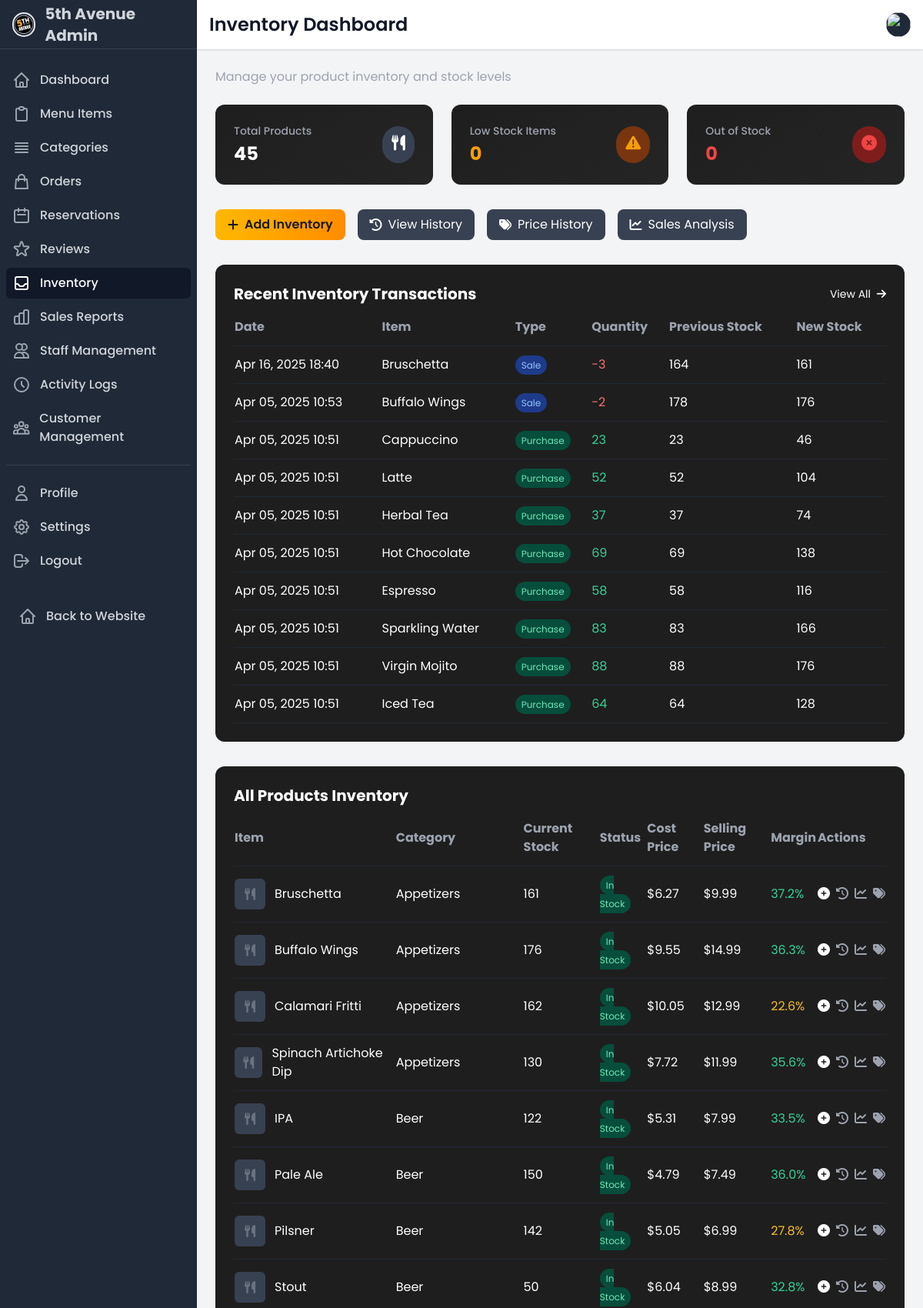
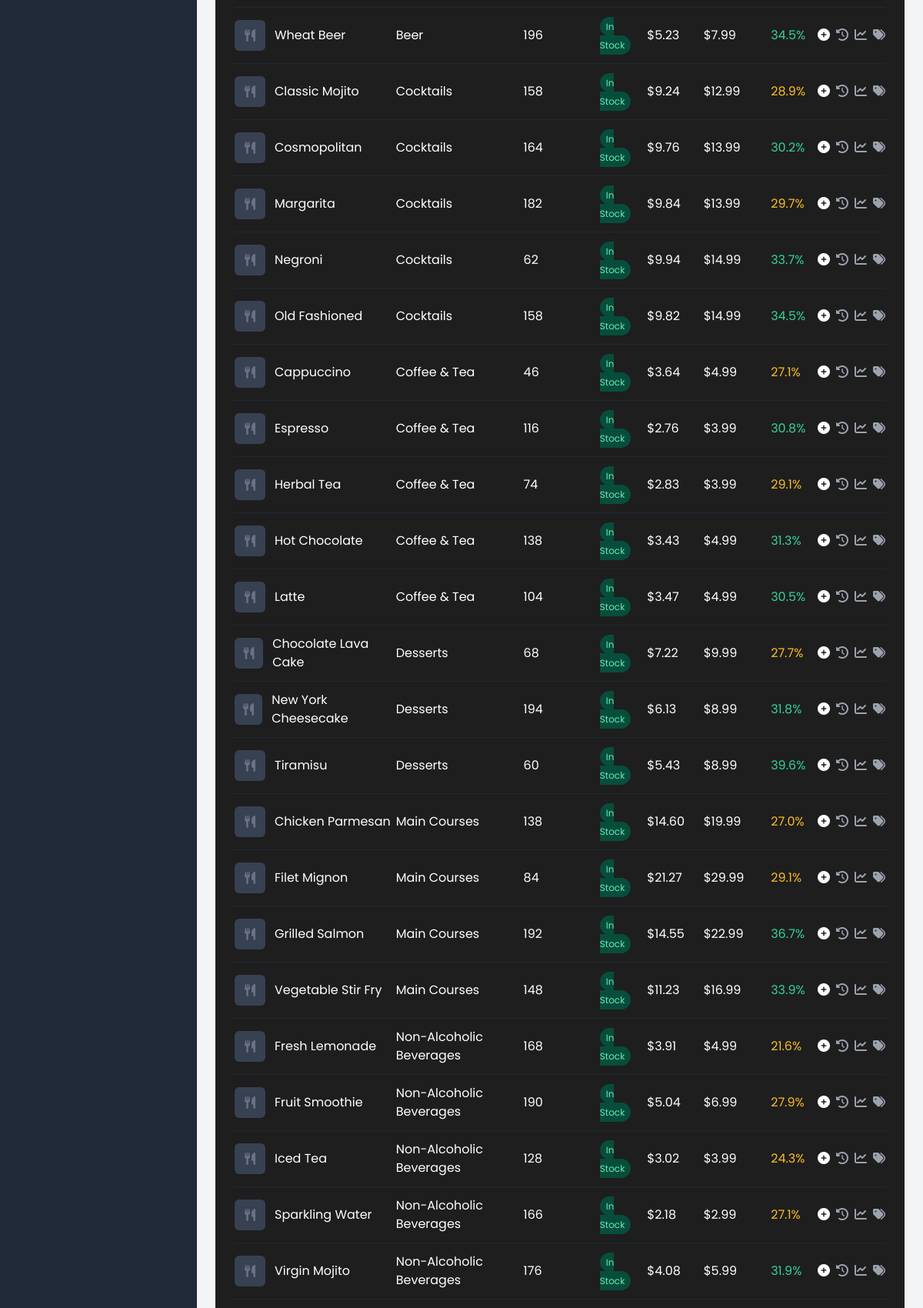
The page /dashboard/inventory/ (signed in, upper part) on the database its author committed (2 pictures, top to bottom).
### ecommerce/models.py (models this page shows, shortened)
class InventoryTransaction(models.Model):
    TRANSACTION_TYPES = [
        ('PURCHASE', 'Purchase'),
        ('SALE', 'Sale'),
        ('ADJUSTMENT', 'Adjustment'),
        ('RETURN', 'Return'),
        ('WASTE', 'Waste/Loss'),
        ('INITIAL', 'Initial Stock')
    ]
    menu_item = models.ForeignKey(MenuItem, on_delete=models.CASCADE, related_name='inventory_transactions')
    transaction_type = models.CharField(max_length=20, choices=TRANSACTION_TYPES)
    quantity = models.IntegerField(help_text='Positive for additions, negative for reductions')
    unit_price = models.DecimalField(max_digits=10, decimal_places=2, null=True, blank=True)
    total_price = models.DecimalField(max_digits=10, decimal_places=2, null=True, blank=True)
    reference = models.CharField(max_length=100, blank=True, help_text='Order number, invoice number, etc.')
    notes = models.TextField(blank=True)
    created_by = models.ForeignKey(User, on_delete=models.SET_NULL, null=True, blank=True)
    created_at = models.DateTimeField(auto_now_add=True)
    previous_stock = models.PositiveIntegerField(default=0)
    new_stock = models.PositiveIntegerField(default=0)
    class Meta:
        ordering = ['-created_at']

class MenuItem(models.Model):
    category = models.ForeignKey(Category, on_delete=models.SET_NULL, related_name='menu_items', null=True, blank=True)
    name = models.CharField(max_length=100)
    description = models.TextField()
    price = models.DecimalField(max_digits=10, decimal_places=2)
    image = models.ImageField(upload_to='menu_items/')
    is_available = models.BooleanField(default=True)
    is_featured = models.BooleanField(default=False)
    is_vegetarian = models.BooleanField(default=False)
    spice_level = models.PositiveSmallIntegerField(
        validators=[MinValueValidator(0), MaxValueValidator(5)],
        default=0
    )
    current_stock = models.PositiveIntegerField(default=0)
    stock_alert_threshold = models.PositiveIntegerField(default=10)
    cost_price = models.DecimalField(max_digits=10, decimal_places=2, default=0)
    created_at = models.DateTimeField(auto_now_add=True)
    updated_at = models.DateTimeField(auto_now=True)
    class Meta:
        ordering = ['category', 'name']
    @property
    def profit_margin(self):
        if self.cost_price > 0:
            return ((self.price - self.cost_price) / self.price) * 100
        return 0

class Category(models.Model):
    name = models.CharField(max_length=100)
    description = models.TextField(blank=True)
    image = models.ImageField(upload_to='categories/', blank=True)
    is_active = models.BooleanField(default=True)
    created_at = models.DateTimeField(auto_now_add=True)
    updated_at = models.DateTimeField(auto_now=True)
    class Meta:
        verbose_name_plural = 'Categories'
        ordering = ['name']

### ecommerce/inventory.py (the view)
# urls.py: path('dashboard/inventory/', inventory_dashboard, name='inventory_dashboard'),
@login_required
def inventory_dashboard(request):
    menu_items = MenuItem.objects.all().order_by('category__name', 'name')
    low_stock_items = menu_items.filter(current_stock__lt=F('stock_alert_threshold'), current_stock__gt=0)
    out_of_stock_items = menu_items.filter(current_stock=0)
    recent_transactions = InventoryTransaction.objects.select_related('menu_item').order_by('-created_at')[:10]
    total_inventory_value = sum(item.current_stock * item.cost_price for item in menu_items)
    context = {
        'menu_items': menu_items,
        'low_stock_items': low_stock_items,
        'out_of_stock_items': out_of_stock_items,
        'recent_transactions': recent_transactions,
        'total_inventory_value': total_inventory_value,
        'active_section': 'inventory'
    }
    return render(request, 'accounts/inventory_dashboard.html', context)

### ecommerce/context_processors.py (called while the page is built)
def cart_processor(request):
    return {
        'cart_count': get_cart_count(request)
    }

### ecommerce/views.py (called while the page is built)
def get_cart_count(request):
    if request.user.is_authenticated:
        try:
            cart = Cart.objects.get(user=request.user)
            return sum(item.quantity for item in cart.cart_items.all())
        except Cart.DoesNotExist:
            return 0
    else:
        cart = request.session.get('cart', {})
        return sum(cart.values())

### templates/accounts/inventory_dashboard.html (shortened to what this page needs)
{% extends 'accounts/dashboard_base.html' %}
{% load math_filters %}
{% block page_title %}Inventory Dashboard{% endblock page_title %}
{% block page_subtitle %}Manage your product inventory and stock levels{% endblock page_subtitle %}
{% block content %}
<div class="space-y-8">
    <div class="grid grid-cols-1 md:grid-cols-3 gap-6">
        <div class="stat-card p-6 rounded-lg">
            <div class="flex items-center justify-between">
                <div>
                    <h3 class="text-gray-400 text-sm font-medium">Total Products</h3>
                    <p class="text-2xl font-bold mt-1">{{ menu_items.count }}</p>
                </div>
                <div class="bg-gray-700 p-3 rounded-full">
                    <i class="fas fa-utensils text-food-gold text-xl"></i>
                </div>
            </div>
        </div>
        <div class="stat-card p-6 rounded-lg">
            <div class="flex items-center justify-between">
                <div>
                    <h3 class="text-gray-400 text-sm font-medium">Low Stock Items</h3>
                    <p class="text-2xl font-bold mt-1 text-yellow-500">{{ low_stock_items.count }}</p>
                </div>
                <div class="bg-yellow-900 p-3 rounded-full">
                    <i class="fas fa-exclamation-triangle text-yellow-500 text-xl"></i>
                </div>
            </div>
        </div>
        <div class="stat-card p-6 rounded-lg">
            <div class="flex items-center justify-between">
                <div>
                    <h3 class="text-gray-400 text-sm font-medium">Out of Stock</h3>
                    <p class="text-2xl font-bold mt-1 text-red-500">{{ out_of_stock_items.count }}</p>
                </div>
                <div class="bg-red-900 p-3 rounded-full">
                    <i class="fas fa-times-circle text-red-500 text-xl"></i>
                </div>
            </div>
        </div>
    </div>
    <div class="flex flex-wrap gap-4">
        <a href="{% url 'add_inventory' %}" class="btn-primary px-4 py-2 rounded-lg flex items-center">
            <i class="fas fa-plus mr-2"></i> Add Inventory
        </a>
        <a href="{% url 'inventory_history' %}" class="bg-gray-700 hover:bg-gray-600 text-white px-4 py-2 rounded-lg flex items-center">
            <i class="fas fa-history mr-2"></i> View History
        </a>
        <a href="{% url 'price_history' %}" class="bg-gray-700 hover:bg-gray-600 text-white px-4 py-2 rounded-lg flex items-center">
            <i class="fas fa-tags mr-2"></i> Price History
        </a>
        <a href="{% url 'sales_dashboard' %}" class="bg-gray-700 hover:bg-gray-600 text-white px-4 py-2 rounded-lg flex items-center">
            <i class="fas fa-chart-line mr-2"></i> Sales Analysis
        </a>
    </div>
    <div class="card p-6">
        <div class="flex justify-between items-center mb-4">
            <h2 class="text-xl font-bold">Recent Inventory Transactions</h2>
            <a href="{% url 'inventory_history' %}" class="text-food-gold hover:text-food-gold-light text-sm">
                View All <i class="fas fa-arrow-right ml-1"></i>
            </a>
        </div>
        <div class="overflow-x-auto">
            <table class="w-full">
                <thead>
                    <tr class="text-left text-gray-400 border-b border-gray-800">
                        <th class="pb-3">Date</th>
                        <th class="pb-3">Item</th>
                        <th class="pb-3">Type</th>
                        <th class="pb-3">Quantity</th>
                        <th class="pb-3">Previous Stock</th>
                        <th class="pb-3">New Stock</th>
                    </tr>
                </thead>
                <tbody>
                    {% for transaction in recent_transactions %}
                    <tr class="border-b border-gray-800">
                        <td class="py-3">{{ transaction.created_at|date:"M d, Y H:i" }}</td>
                        <td class="py-3">{{ transaction.menu_item.name }}</td>
                        <td class="py-3">
                            {% if transaction.transaction_type == 'PURCHASE' %}
                            <span class="bg-green-900 text-green-300 text-xs px-2 py-1 rounded-full">Purchase</span>
                            {% elif transaction.transaction_type == 'SALE' %}
                            <span class="bg-blue-900 text-blue-300 text-xs px-2 py-1 rounded-full">Sale</span>
                            {% elif transaction.transaction_type == 'ADJUSTMENT' %}
                            <span class="bg-purple-900 text-purple-300 text-xs px-2 py-1 rounded-full">Adjustment</span>
                            {% elif transaction.transaction_type == 'WASTE' %}
                            <span class="bg-red-900 text-red-300 text-xs px-2 py-1 rounded-full">Waste</span>
                            {% elif transaction.transaction_type == 'RETURN' %}
                            <span class="bg-yellow-900 text-yellow-300 text-xs px-2 py-1 rounded-full">Return</span>
                            {% else %}
                            <span class="bg-gray-700 text-gray-300 text-xs px-2 py-1 rounded-full">{{ transaction.transaction_type }}</span>
                            {% endif %}
                        </td>
                        <td class="py-3 {% if transaction.quantity < 0 %}text-red-400{% else %}text-green-400{% endif %}">
                            {{ transaction.quantity }}
                        </td>
                        <td class="py-3">{{ transaction.previous_stock }}</td>
                        <td class="py-3">{{ transaction.new_stock }}</td>
                    </tr>
                    {% empty %}
                    <tr>
                        <td colspan="6" class="py-4 text-center text-gray-500">No recent transactions found</td>
                    </tr>
                    {% endfor %}
                </tbody>
            </table>
        </div>
    </div>
    <div class="card p-6">
        <h2 class="text-xl font-bold mb-4">All Products Inventory</h2>
        <div class="overflow-x-auto">
            <table class="w-full">
                <thead>
                    <tr class="text-left text-gray-400 border-b border-gray-800">
                        <th class="pb-3">Item</th>
                        <th class="pb-3">Category</th>
                        <th class="pb-3">Current Stock</th>
                        <th class="pb-3">Status</th>
                        <th class="pb-3">Cost Price</th>
                        <th class="pb-3">Selling Price</th>
                        <th class="pb-3">Margin</th>
                        <th class="pb-3">Actions</th>
                    </tr>
                </thead>
                <tbody>
                    {% for item in menu_items %}
                    <tr class="border-b border-gray-800">
                        <td class="py-3">
                            <div class="flex items-center">
                                {% if item.image %}
                                <img src="{{ item.image.url }}" alt="{{ item.name }}" class="w-10 h-10 rounded-md object-cover mr-3">
                                {% else %}
                                <div class="w-10 h-10 rounded-md bg-gray-700 mr-3 flex items-center justify-center">
                                    <i class="fas fa-utensils text-gray-500"></i>
                                </div>
                                {% endif %}
                                <span>{{ item.name }}</span>
                            </div>
                        </td>
                        <td class="py-3">{{ item.category.name|default:"No Category" }}</td>
                        <td class="py-3">{{ item.current_stock }}</td>
                        <td class="py-3">
                            {% if item.current_stock <= 0 %}
                            <span class="bg-red-900 text-red-300 text-xs px-2 py-1 rounded-full">Out of Stock</span>
                            {% elif item.current_stock < item.stock_alert_threshold %}
                            <span class="bg-yellow-900 text-yellow-300 text-xs px-2 py-1 rounded-full">Low Stock</span>
                            {% else %}
                            <span class="bg-green-900 text-green-300 text-xs px-2 py-1 rounded-full">In Stock</span>
                            {% endif %}
                        </td>
                        <td class="py-3">${{ item.cost_price }}</td>
                        <td class="py-3">${{ item.price }}</td>
                        <td class="py-3">
                            {% if item.profit_margin > 30 %}
                            <span class="text-green-400">{{ item.profit_margin|floatformat:1 }}%</span>
                            {% elif item.profit_margin > 15 %}
                            <span class="text-yellow-400">{{ item.profit_margin|floatformat:1 }}%</span>
                            {% else %}
                            <span class="text-red-400">{{ item.profit_margin|floatformat:1 }}%</span>
                            {% endif %}
                        </td>
                        <td class="py-3">
                            <div class="flex space-x-2">
                                <a href="{% url 'add_inventory' %}?item={{ item.id }}" class="text-food-gold hover:text-food-gold-light" title="Add Stock">
                                    <i class="fas fa-plus-circle"></i>
                                </a>
                                <a href="{% url 'item_inventory_history' item.id %}" class="text-gray-400 hover:text-white" title="View History">
                                    <i class="fas fa-history"></i>
                                </a>
                                <a href="{% url 'item_sales_history' item.id %}" class="text-gray-400 hover:text-white" title="Sales History">
                                    <i class="fas fa-chart-line"></i>
                                </a>
                                <a href="{% url 'item_price_history' item.id %}" class="text-gray-400 hover:text-white" title="Price History">
                                    <i class="fas fa-tags"></i>
                                </a>
                            </div>
                        </td>
                    </tr>
                    {% empty %}
                    <tr>
                        <td colspan="8" class="py-4 text-center text-gray-500">No products found</td>
                    </tr>
                    {% endfor %}
                </tbody>
            </table>
        </div>
    </div>
</div>
{% endblock content %}

### templates/accounts/dashboard_base.html (style rules this page uses)
:root { --food-gold: #FFB800; --food-red: #E63946; --food-black: #1A1A1A; --sidebar-width: 260px; }
body { font-family: 'Poppins', sans-serif; background-color: #121212; color: white; }
.card { background-color: #1E1E1E; border-radius: 12px; transition: all 0.3s; }
.stat-card { background: linear-gradient(145deg, #1E1E1E, #252525); border-radius: 12px; transition: all 0.3s; }
.btn-primary { background: linear-gradient(to right, var(--food-gold), #FF8C00); color: #1A1A1A; font-weight: 600; transition: all 0.3s; }

### rows shown on the page
InventoryTransaction: transaction_type "Sale"
InventoryTransaction: transaction_type "Sale"
InventoryTransaction: transaction_type "Purchase"
InventoryTransaction: transaction_type "Purchase"
InventoryTransaction: transaction_type "Purchase"
InventoryTransaction: transaction_type "Purchase"
InventoryTransaction: transaction_type "Purchase"
InventoryTransaction: transaction_type "Purchase"
InventoryTransaction: transaction_type "Purchase"
InventoryTransaction: transaction_type "Purchase"
MenuItem: name "Bruschetta", category.name "Appetizers", current_stock "161", stock_alert_threshold "In Stock", cost_price "6.27", price "9.99", profit_margin "37.2"
MenuItem: name "Buffalo Wings", category.name "Appetizers", current_stock "176", stock_alert_threshold "In Stock", cost_price "9.55", price "14.99", profit_margin "36.3"
MenuItem: name "Calamari Fritti", category.name "Appetizers", current_stock "162", stock_alert_threshold "In Stock", cost_price "10.05", price "12.99", profit_margin "22.6"
MenuItem: name "Spinach Artichoke Dip", category.name "Appetizers", current_stock "130", stock_alert_threshold "In Stock", cost_price "7.72", price "11.99", profit_margin "35.6"
MenuItem: name "IPA", category.name "Beer", current_stock "122", stock_alert_threshold "In Stock", cost_price "5.31", price "7.99", profit_margin "33.5"
MenuItem: name "Pale Ale", category.name "Beer", current_stock "150", stock_alert_threshold "In Stock", cost_price "4.79", price "7.49", profit_margin "36.0"
MenuItem: name "Pilsner", category.name "Beer", current_stock "142", stock_alert_threshold "In Stock", cost_price "5.05", price "6.99", profit_margin "27.8"
MenuItem: name "Stout", category.name "Beer", current_stock "50", stock_alert_threshold "In Stock", cost_price "6.04", price "8.99", profit_margin "32.8"
MenuItem: name "Wheat Beer", category.name "Beer", current_stock "196", stock_alert_threshold "In Stock", cost_price "5.23", price "7.99", profit_margin "34.5"
MenuItem: name "Classic Mojito", category.name "Cocktails", current_stock "158", stock_alert_threshold "In Stock", cost_price "9.24", price "12.99", profit_margin "28.9"
MenuItem: name "Cosmopolitan", category.name "Cocktails", current_stock "164", stock_alert_threshold "In Stock", cost_price "9.76", price "13.99", profit_margin "30.2"
MenuItem: name "Margarita", category.name "Cocktails", current_stock "182", stock_alert_threshold "In Stock", cost_price "9.84", price "13.99", profit_margin "29.7"
MenuItem: name "Negroni", category.name "Cocktails", current_stock "62", stock_alert_threshold "In Stock", cost_price "9.94", price "14.99", profit_margin "33.7"
MenuItem: name "Old Fashioned", category.name "Cocktails", current_stock "158", stock_alert_threshold "In Stock", cost_price "9.82", price "14.99", profit_margin "34.5"
MenuItem: name "Cappuccino", category.name "Coffee & Tea", current_stock "46", stock_alert_threshold "In Stock", cost_price "3.64", price "4.99", profit_margin "27.1"
MenuItem: name "Espresso", category.name "Coffee & Tea", current_stock "116", stock_alert_threshold "In Stock", cost_price "2.76", price "3.99", profit_margin "30.8"
MenuItem: name "Herbal Tea", category.name "Coffee & Tea", current_stock "74", stock_alert_threshold "In Stock", cost_price "2.83", price "3.99", profit_margin "29.1"
MenuItem: name "Hot Chocolate", category.name "Coffee & Tea", current_stock "138", stock_alert_threshold "In Stock", cost_price "3.43", price "4.99", profit_margin "31.3"
MenuItem: name "Latte", category.name "Coffee & Tea", current_stock "104", stock_alert_threshold "In Stock", cost_price "3.47", price "4.99", profit_margin "30.5"
MenuItem: name "Chocolate Lava Cake", category.name "Desserts", current_stock "68", stock_alert_threshold "In Stock", cost_price "7.22", price "9.99", profit_margin "27.7"
MenuItem: name "New York Cheesecake", category.name "Desserts", current_stock "194", stock_alert_threshold "In Stock", cost_price "6.13", price "8.99", profit_margin "31.8"
MenuItem: name "Tiramisu", category.name "Desserts", current_stock "60", stock_alert_threshold "In Stock", cost_price "5.43", price "8.99", profit_margin "39.6"
MenuItem: name "Chicken Parmesan", category.name "Main Courses", current_stock "138", stock_alert_threshold "In Stock", cost_price "14.60", price "19.99", profit_margin "27.0"
MenuItem: name "Filet Mignon", category.name "Main Courses", current_stock "84", stock_alert_threshold "In Stock", cost_price "21.27", price "29.99", profit_margin "29.1"
MenuItem: name "Grilled Salmon", category.name "Main Courses", current_stock "192", stock_alert_threshold "In Stock", cost_price "14.55", price "22.99", profit_margin "36.7"
MenuItem: name "Vegetable Stir Fry", category.name "Main Courses", current_stock "148", stock_alert_threshold "In Stock", cost_price "11.23", price "16.99", profit_margin "33.9"
MenuItem: name "Fresh Lemonade", category.name "Non-Alcoholic Beverages", current_stock "168", stock_alert_threshold "In Stock", cost_price "3.91", price "4.99", profit_margin "21.6"
MenuItem: name "Fruit Smoothie", category.name "Non-Alcoholic Beverages", current_stock "190", stock_alert_threshold "In Stock", cost_price "5.04", price "6.99", profit_margin "27.9"
MenuItem: name "Iced Tea", category.name "Non-Alcoholic Beverages", current_stock "128", stock_alert_threshold "In Stock", cost_price "3.02", price "3.99", profit_margin "24.3"
MenuItem: name "Sparkling Water", category.name "Non-Alcoholic Beverages", current_stock "166", stock_alert_threshold "In Stock", cost_price "2.18", price "2.99", profit_margin "27.1"
MenuItem: name "Virgin Mojito", category.name "Non-Alcoholic Beverages", current_stock "176", stock_alert_threshold "In Stock", cost_price "4.08", price "5.99", profit_margin "31.9"

### other values the page prints
{{ menu_items.count }} "45"
{{ low_stock_items.count }} "0"
{{ out_of_stock_items.count }} "0"
